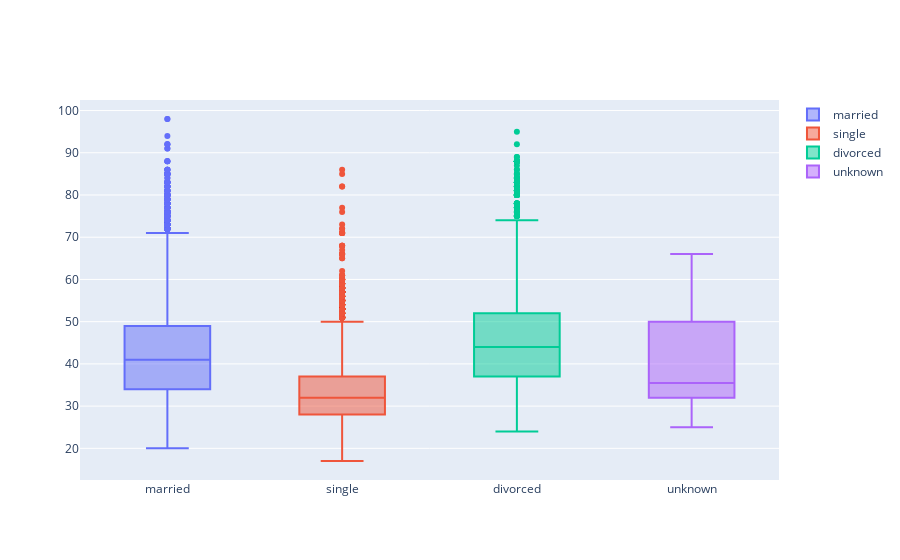

The notebook cell saved with this chart:
### Code cell
data = []

for status in df.marital.unique():
    data.append(go.Box(y=df[df.marital == status].age, name=status))
iplot(data, show_link=False)

### Figure 1 — Plotly figure (JSON) as saved in the notebook; plotly's stock layout.template omitted (floating-point values rounded to 4 significant figures; data arrays with more than 128 entries replaced by an {"elided": "..."} marker saying what was removed)
{"data": [{"name": "married", "type": "box", "y": {"elided": "24928 int values"}}, {"name": "single", "type": "box", "y": {"elided": "11568 int values"}}, {"name": "divorced", "type": "box", "y": {"elided": "4612 int values"}}, {"name": "unknown", "type": "box", "y": [58, 59, 57, 33, 32, 57, 37, 31, 32, 31, 50, 32, 37, 33, 33, 54, 37, 53, 58, 32, 33, 58, 52, 55, 45, 45, 34, 31, 31, 54, 49, 55, 41, 29, 29, 29, 36, 36, 49, 49, 50, 29, 35, 50, 49, 40, 50, 50, 33, 56, 38, 25, 25, 27, 34, 34, 38, 46, 45, 34, 34, 34, 34, 35, 35, 52, 30, 52, 29, 32, 37, 33, 27, 66, 66, 31, 31, 30, 30, 30]}], "layout": {}}
